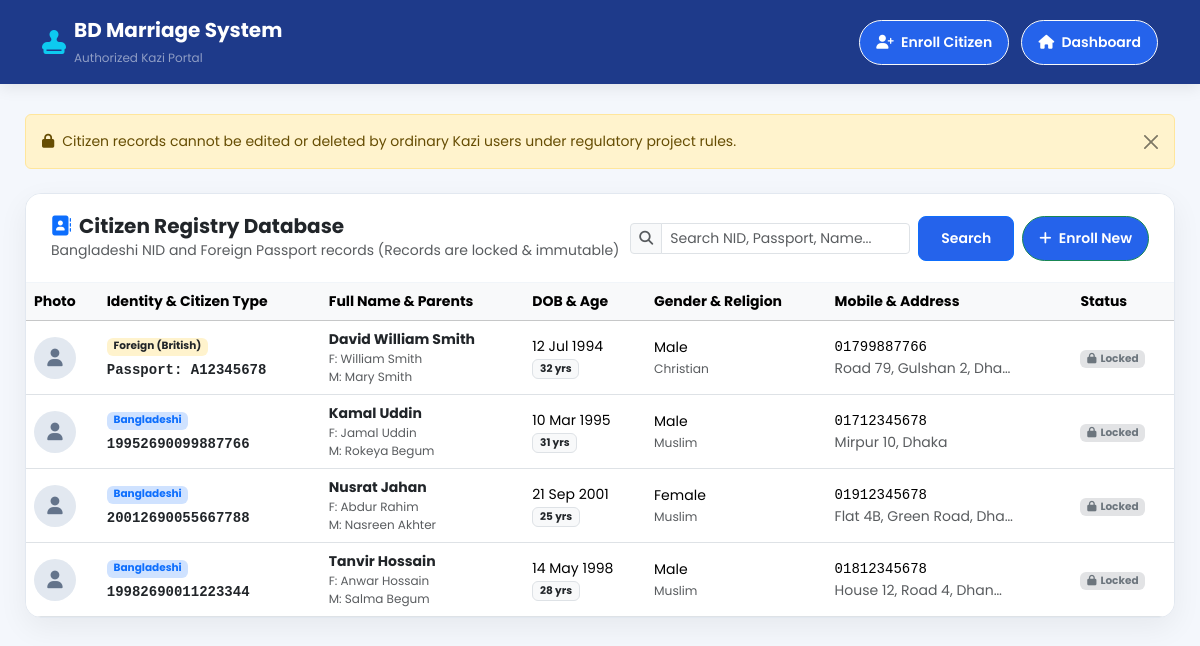
Page /citizen/view_citizens.php?notice=locked (signed in) on the committed database.
### tables this page shows
CREATE TABLE IF NOT EXISTS `citizens` (
  `citizen_id` INT AUTO_INCREMENT PRIMARY KEY,
  `citizen_type` ENUM('Bangladeshi', 'Foreign') NOT NULL DEFAULT 'Bangladeshi',
  `full_name` VARCHAR(100) NOT NULL,
  `father_name` VARCHAR(100) DEFAULT NULL,
  `mother_name` VARCHAR(100) DEFAULT NULL,
  `date_of_birth` DATE NOT NULL,
  `gender` ENUM('Male', 'Female') NOT NULL,
  `religion` VARCHAR(30) NOT NULL DEFAULT 'Muslim',
  `national_id` VARCHAR(30) DEFAULT NULL UNIQUE,
  `passport_no` VARCHAR(30) DEFAULT NULL,
  `nationality` VARCHAR(50) NOT NULL DEFAULT 'Bangladeshi',
  `mobile_no` VARCHAR(20) NOT NULL,
  `division` VARCHAR(50) DEFAULT NULL,
  `district` VARCHAR(50) DEFAULT NULL,
  `upazila` VARCHAR(50) DEFAULT NULL,
  `full_address` TEXT NOT NULL,
  `photo` VARCHAR(255) DEFAULT NULL,
  `created_by_kazi_id` INT DEFAULT NULL,
  `created_at` TIMESTAMP DEFAULT CURRENT_TIMESTAMP,
  INDEX (`national_id`),
  INDEX (`passport_no`),
  INDEX (`citizen_type`)
);

### includes/security.php (called while the page is built, shortened)
<?php
function e($value) {
    return htmlspecialchars($value ?? '', ENT_QUOTES, 'UTF-8');
}

### citizen/view_citizens.php (the view, shortened to what this page needs)
<?php
require_once "../includes/security.php";
require_once "../Database/connection.php";
$search_query = trim($_GET['q'] ?? '');
$sql = "SELECT * FROM citizens";
$sql .= " ORDER BY citizen_id DESC";
$stmt = mysqli_prepare($conn, $sql);
mysqli_stmt_execute($stmt);
$result = mysqli_stmt_get_result($stmt);
?>
<!DOCTYPE html>
<html lang="en">
<head>
    <link href="https://cdn.jsdelivr.net/npm/bootstrap@5.3.3/dist/css/bootstrap.min.css" rel="stylesheet">
    <link rel="stylesheet" href="https://cdnjs.cloudflare.com/ajax/libs/font-awesome/6.7.2/css/all.min.css">
    <link rel="stylesheet" href="../Assets/css/style.css">
</head>
<body>
<nav class="kazi-navbar">
    <div class="container d-flex justify-content-between align-items-center">
        <a href="../kazi/dashboard.php" class="d-flex align-items-center text-white text-decoration-none">
            <i class="fa-solid fa-stamp fa-xl me-2 text-info"></i>
            <div>
                <span class="fw-bold fs-5 d-block leading-tight">BD Marriage System</span>
                <small class="text-white-50" style="font-size: 0.75rem;">Authorized Kazi Portal</small>
            </div>
        </a>
        <div>
            <a href="add_citizen.php" class="btn btn-sm btn-light rounded-pill px-3 me-2">
                <i class="fa-solid fa-user-plus me-1"></i> Enroll Citizen
            </a>
            <a href="../kazi/dashboard.php" class="btn btn-sm btn-outline-light rounded-pill px-3">
                <i class="fa-solid fa-house me-1"></i> Dashboard
            </a>
        </div>
    </div>
</nav>
<div class="main-container">
    <?php if (isset($_GET['notice']) && $_GET['notice'] === 'locked'): ?>
        <div class="alert alert-warning alert-dismissible fade show mb-4 small" role="alert">
            <i class="fa-solid fa-lock me-2"></i>Citizen records cannot be edited or deleted by ordinary Kazi users under regulatory project rules.
            <button type="button" class="btn-close" data-bs-dismiss="alert"></button>
        </div>
    <?php endif; ?>
    <div class="data-card">
        <div class="data-card-header flex-wrap gap-2">
            <div>
                <h5 class="fw-bold mb-0 text-dark"><i class="fa-solid fa-address-book text-primary me-2"></i>Citizen Registry Database</h5>
                <small class="text-muted">Bangladeshi NID and Foreign Passport records (Records are locked &amp; immutable)</small>
            </div>
            <form method="GET" class="d-flex flex-wrap gap-2 align-items-center">
                <div class="input-group input-group-sm" style="max-width: 280px;">
                    <span class="input-group-text bg-light"><i class="fa-solid fa-magnifying-glass text-muted"></i></span>
                    <input type="text" name="q" class="form-control" placeholder="Search NID, Passport, Name..." value="<?= e($search_query) ?>">
                </div>
                <button class="btn btn-sm btn-primary" type="submit">Search</button>
                <a href="add_citizen.php" class="btn btn-sm btn-success rounded-pill px-3">
                    <i class="fa-solid fa-plus me-1"></i> Enroll New
                </a>
            </form>
        </div>
        <div class="table-responsive">
            <table class="table table-hover align-middle mb-0">
                <thead class="table-light small">
                    <tr>
                        <th>Photo</th>
                        <th>Identity &amp; Citizen Type</th>
                        <th>Full Name &amp; Parents</th>
                        <th>DOB &amp; Age</th>
                        <th>Gender &amp; Religion</th>
                        <th>Mobile &amp; Address</th>
                        <th>Status</th>
                    </tr>
                </thead>
                <tbody class="small">
                    <?php if (mysqli_num_rows($result) === 0): ?>
                        <tr>
                            <td colspan="7" class="text-center py-5 text-muted">No citizen records found matching your search.</td>
                        </tr>
                    <?php else: ?>
                        <?php while ($row = mysqli_fetch_assoc($result)):
                            $dob = new DateTime($row['date_of_birth']);
                            $now = new DateTime();
                            $age = $now->diff($dob)->y;
                        ?>
                            <tr>
                                <td>
                                    <?php if (!empty($row['photo']) && file_exists(__DIR__ . '/../' . $row['photo'])): ?>
                                        <img src="../<?= e($row['photo']) ?>" alt="Photo" class="citizen-thumb">
                                    <?php else: ?>
                                        <div class="thumb-placeholder"><i class="fa-solid fa-user"></i></div>
                                    <?php endif; ?>
                                </td>
                                <td>
                                    <?php if ($row['citizen_type'] === 'Bangladeshi'): ?>
                                        <span class="badge bg-primary-subtle text-primary mb-1">Bangladeshi</span>
                                        <div class="font-monospace fw-bold text-dark"><?= e($row['national_id']) ?></div>
                                    <?php else: ?>
                                        <span class="badge bg-warning-subtle text-dark mb-1">Foreign (<?= e($row['nationality']) ?>)</span>
                                        <div class="font-monospace fw-bold text-dark">Passport: <?= e($row['passport_no']) ?></div>
                                    <?php endif; ?>
                                </td>
                                <td>
                                    <strong class="text-dark d-block"><?= e($row['full_name']) ?></strong>
                                    <?php if (!empty($row['father_name'])): ?>
                                        <span class="text-muted d-block" style="font-size: 0.75rem;">F: <?= e($row['father_name']) ?></span>
                                    <?php endif; ?>
                                    <?php if (!empty($row['mother_name'])): ?>
                                        <span class="text-muted d-block" style="font-size: 0.75rem;">M: <?= e($row['mother_name']) ?></span>
                                    <?php endif; ?>
                                </td>
                                <td>
                                    <div><?= e(date('d M Y', strtotime($row['date_of_birth']))) ?></div>
                                    <span class="badge bg-light text-dark border"><?= $age ?> yrs</span>
                                </td>
                                <td>
                                    <div><?= e($row['gender']) ?></div>
                                    <span class="text-muted small"><?= e($row['religion']) ?></span>
                                </td>
                                <td>
                                    <div class="font-monospace"><?= e($row['mobile_no']) ?></div>
                                    <div class="text-muted text-truncate" style="max-width: 180px;" title="<?= e($row['full_address']) ?>"><?= e($row['full_address']) ?></div>
                                </td>
                                <td>
                                    <span class="badge bg-secondary-subtle text-secondary" title="Ordinary Kazi users cannot edit or delete registered records">
                                        <i class="fa-solid fa-lock me-1"></i>Locked
                                    </span>
                                </td>
                            </tr>
                        <?php endwhile; ?>
                    <?php endif; ?>
                </tbody>
            </table>
        </div>
    </div>
</div>
</body>
</html>

### Assets/css/style.css (style rules this page uses)
body { font-family: 'Poppins', sans-serif; background: #F4F7FC; }
.btn { display: inline-block; background: #2563EB; color: white; padding: 11px 22px; border-radius: 8px; text-decoration: none; font-weight: 600; }

### citizen/view_citizens.php (style rules this page uses)
body { font-family: 'Poppins', sans-serif; background: #f4f7fc; color: #334155; min-height: 100vh; }
.kazi-navbar { background: #1e3a8a; color: #ffffff; padding: 15px 0; box-shadow: 0 4px 15px rgba(0,0,0,0.08); }
.main-container { max-width: 1180px; margin: 30px auto 50px auto; padding: 0 15px; }
.data-card { background: #ffffff; border-radius: 16px; box-shadow: 0 10px 30px rgba(0,0,0,0.06); border: 1px solid #e2e8f0; overflow: hidden; }
.data-card-header { padding: 20px 25px; border-bottom: 1px solid #f1f5f9; background: #ffffff; display: flex; justify-content: space-between; align-items: center; }
.thumb-placeholder { width: 42px; height: 42px; border-radius: 50%; background: #e2e8f0; display: inline-flex; align-items: center; justify-content: center; color: #64748b; font-size: 1.1rem; }

### rows in the picture
citizens: nationality "British", passport_no "A12345678", full_name "David William Smith", father_name "William Smith", mother_name "Mary Smith", date_of_birth "12 Jul 1994", gender "Male", religion "Christian", mobile_no "01799887766", full_address "Road 79, Gulshan 2, Dha…"
citizens: national "19952690099887766", full_name "Kamal Uddin", father_name "Jamal Uddin", mother_name "Rokeya Begum", date_of_birth "10 Mar 1995", gender "Male", religion "Muslim", mobile_no "01712345678", full_address "Mirpur 10, Dhaka"
citizens: national "20012690055667788", full_name "Nusrat Jahan", father_name "Abdur Rahim", mother_name "Nasreen Akhter", date_of_birth "21 Sep 2001", gender "Female", religion "Muslim", mobile_no "01912345678", full_address "Flat 4B, Green Road, Dha…"
citizens: national "19982690011223344", full_name "Tanvir Hossain", father_name "Anwar Hossain", mother_name "Salma Begum", date_of_birth "14 May 1998", gender "Male", religion "Muslim", mobile_no "01812345678", full_address "House 12, Road 4, Dhan…"
